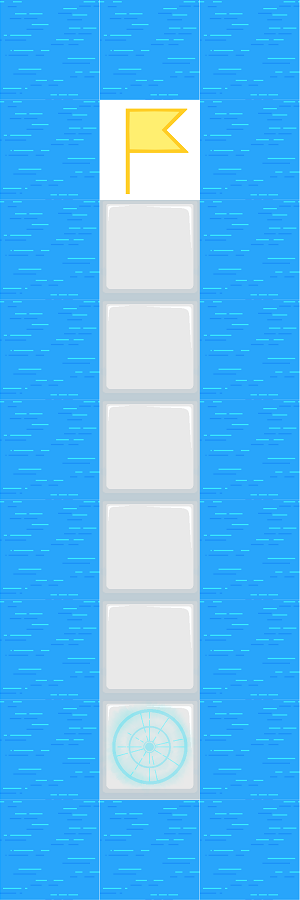

The image is a tile-based game level rendered from a .tmx file. Its description and source (layers, tilesets, objects; grid data summarised) follow:
An orthogonal 3x9 tile map with 100x100 px tiles, 1 tile layer (tiles) and 6 objects (4x Wall, Flag, Generate).

<map version="2017.05.16" orientation="orthogonal" renderorder="left-down" width="3" height="9" tilewidth="100" tileheight="100" nextobjectid="9">
 <tileset firstgid="1" name="tileset" tilewidth="100" tileheight="100" tilecount="4" columns="2">
  <image source="tile_water.png" trans="ff00ff" width="200" height="200" />
 </tileset>
 <layer name="tiles" width="3" height="9">
  <data>[27 cells, 27 non-empty, 4 distinct tile ids]</data>
 </layer>
 <objectgroup name="objects">
  <object id="1" name="Flag" x="100" y="100" width="100" height="100" />
  <object id="2" name="Generate" x="100" y="700" width="100" height="100" />
  <object id="4" name="Wall" x="0.666667" y="0" width="298" height="100" />
  <object id="5" name="Wall" x="0" y="802" width="300" height="100.667" />
  <object id="6" name="Wall" x="209.333" y="100" width="89.3333" height="687.333" />
  <object id="7" name="Wall" x="0" y="101.333" width="93.3333" height="691.333" />
 </objectgroup>
</map>